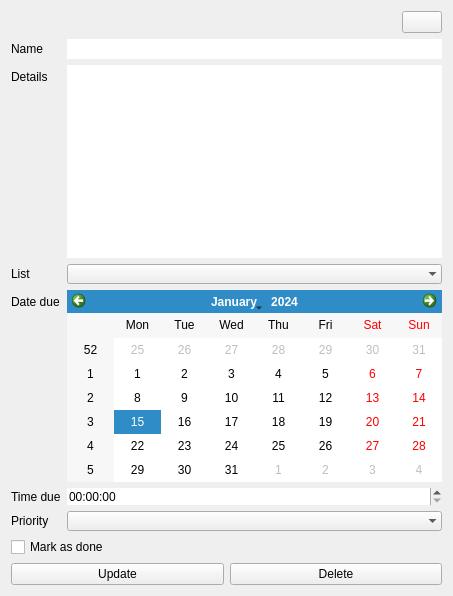
<?xml version="1.0" encoding="UTF-8"?>
<ui version="4.0">
 <class>ViewTaskWidget</class>
 <widget class="QWidget" name="ViewTaskWidget">
  <property name="geometry">
   <rect>
    <x>0</x>
    <y>0</y>
    <width>453</width>
    <height>596</height>
   </rect>
  </property>
  <property name="windowTitle">
   <string>ViewTaskWidget</string>
  </property>
  <layout class="QGridLayout" name="gridLayout_2">
   <item row="4" column="0">
    <layout class="QHBoxLayout" name="horizontalLayout">
     <item>
      <widget class="QPushButton" name="updateButton">
       <property name="text">
        <string>Update</string>
       </property>
      </widget>
     </item>
     <item>
      <widget class="QPushButton" name="deletebutton">
       <property name="text">
        <string>Delete</string>
       </property>
      </widget>
     </item>
    </layout>
   </item>
   <item row="1" column="0">
    <layout class="QGridLayout" name="gridLayout">
     <item row="1" column="0">
      <layout class="QFormLayout" name="formLayout">
       <item row="0" column="0">
        <widget class="QLabel" name="label">
         <property name="text">
          <string>Name</string>
         </property>
        </widget>
       </item>
       <item row="0" column="1">
        <widget class="QLineEdit" name="nameEdit">
         <property name="frame">
          <bool>false</bool>
         </property>
        </widget>
       </item>
       <item row="1" column="0">
        <widget class="QLabel" name="label_2">
         <property name="text">
          <string>Details</string>
         </property>
        </widget>
       </item>
       <item row="1" column="1">
        <widget class="QTextEdit" name="detailsEdit">
         <property name="frameShape">
          <enum>QFrame::NoFrame</enum>
         </property>
         <property name="frameShadow">
          <enum>QFrame::Plain</enum>
         </property>
        </widget>
       </item>
       <item row="2" column="0">
        <widget class="QLabel" name="label_3">
         <property name="text">
          <string>List</string>
         </property>
        </widget>
       </item>
       <item row="2" column="1">
        <widget class="QComboBox" name="listCombo">
         <property name="frame">
          <bool>false</bool>
         </property>
        </widget>
       </item>
       <item row="3" column="0">
        <widget class="QLabel" name="label_4">
         <property name="text">
          <string>Date due</string>
         </property>
        </widget>
       </item>
       <item row="3" column="1">
        <widget class="QCalendarWidget" name="calendarWidget"/>
       </item>
       <item row="4" column="0">
        <widget class="QLabel" name="label_5">
         <property name="text">
          <string>Time due</string>
         </property>
        </widget>
       </item>
       <item row="4" column="1">
        <widget class="QTimeEdit" name="timeEdit">
         <property name="frame">
          <bool>false</bool>
         </property>
        </widget>
       </item>
       <item row="5" column="0">
        <widget class="QLabel" name="label_6">
         <property name="text">
          <string>Priority</string>
         </property>
        </widget>
       </item>
       <item row="5" column="1">
        <widget class="QComboBox" name="priorityCombo">
         <property name="frame">
          <bool>false</bool>
         </property>
        </widget>
       </item>
      </layout>
     </item>
     <item row="2" column="0">
      <widget class="QCheckBox" name="is_done">
       <property name="text">
        <string>Mark as done</string>
       </property>
      </widget>
     </item>
    </layout>
   </item>
   <item row="0" column="0" alignment="Qt::AlignRight">
    <widget class="QPushButton" name="toolButton">
     <property name="text">
      <string/>
     </property>
    </widget>
   </item>
  </layout>
 </widget>
 <resources/>
 <connections/>
</ui>
